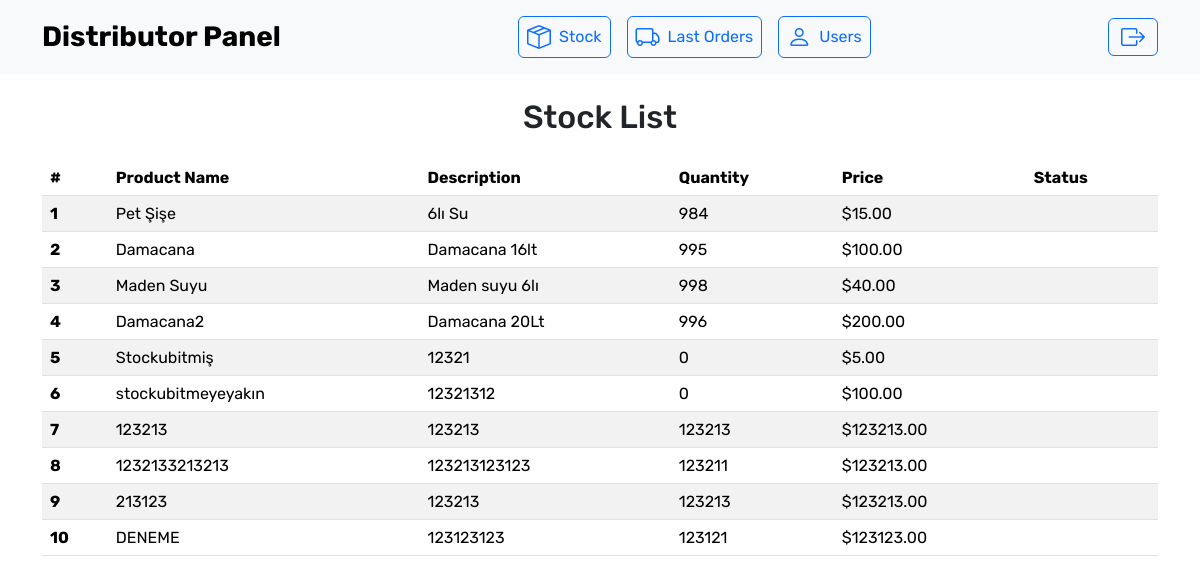
Page /stock/ on the earlier database version.
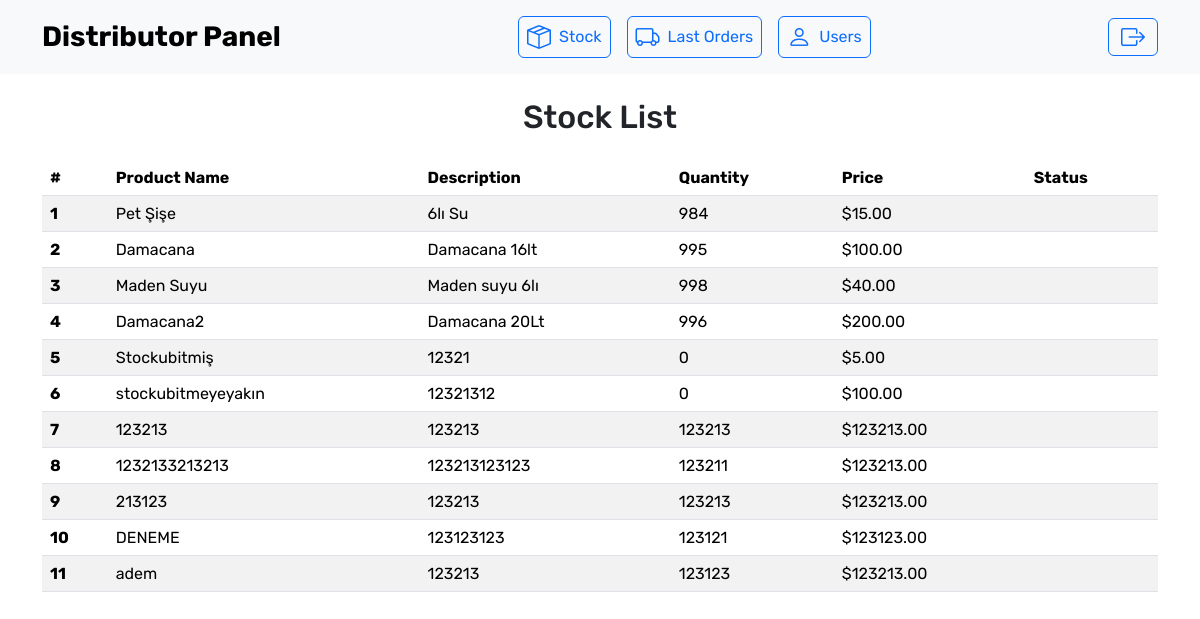
Same page on the later database version.
### waterproject/models.py (models this page shows, shortened)
class Product(models.Model):
    category = models.ForeignKey(Category, on_delete=models.CASCADE, related_name='products')
    name = models.CharField(max_length=100)
    description = models.TextField()
    price = models.DecimalField(max_digits=8, decimal_places=2)
    stock = models.IntegerField(default=0)
    image = models.ImageField(upload_to='products/', null=True, blank=True)

### waterproject/views.py (the view)
# urls.py: path('stock/', stock_list, name='stock_list'),
def stock_list(request):
    products = Product.objects.all()
    return render(request, 'stock_list.html', {'products': products})

### waterproject/templates/stock_list.html (shortened to what this page needs)
{% extends "dashboardbase.html" %}
{% load static %}
{% block content %}
    <body>
    <nav class="navbar navbar-expand-lg navbar-light bg-light">
        <div class="container">
            <a class="navbar-brand fw-bold fs-3" href="{% url 'staff_dashboard' %}">Distributor Panel</a>
            <div class="mx-auto d-flex justify-content-center align-items-center">
                <button class="btn btn-outline-primary m-2 p-2 d-flex align-items-center"
                        onclick="window.location.href='{% url 'stock_list' %}'">
                    <i class="bi bi-box-seam fs-4 me-2"></i>
                    <span class="fs-6">Stock</span>
                </button>
                <button class="btn btn-outline-primary m-2 p-2 d-flex align-items-center"
                        onclick="window.location.href='{% url 'last_orders' %}'">
                    <i class="bi bi-truck fs-4 me-2"></i>
                    <span class="fs-6">Last Orders</span>
                </button>
                <button class="btn btn-outline-primary m-2 p-2 d-flex align-items-center"
                        onclick="window.location.href='{% url 'user_list' %}'">
                    <i class="bi bi-person fs-4 me-2"></i>
                    <span class="fs-6">Users</span>
                </button>
            </div>
            <div class="d-flex align-items-center">
                <form action="{% url 'logout' %}" method="post" class="mb-0 ms-3">
                    <button type="submit" class="btn btn-outline-primary">
                        <i class="bi bi-box-arrow-right"></i>
                    </button>
                </form>
            </div>
        </div>
    </nav>
    <div class="container my-4">
        <h2 class="text-center mb-4">Stock List</h2>
        <table class="table table-striped">
            <thead>
                <tr>
                    <th scope="col">#</th>
                    <th scope="col">Product Name</th>
                    <th scope="col">Description</th>
                    <th scope="col">Quantity</th>
                    <th scope="col">Price</th>
                    <th scope="col">Status</th>
                </tr>
            </thead>
            <tbody>
                {% for product in products %}
                    <tr class="{% if product.status == 'pending' %}bg-warning{% elif product.status == 'complete' %}bg-success text-white{% endif %}">
                        <th scope="row">{{ forloop.counter }}</th>
                        <td>{{ product.name }}</td>
                        <td>{{ product.description }}</td>
                        <td>{{ product.stock }}</td>
                        <td>${{ product.price }}</td>
                        <td>{{ product.status|capfirst }}</td>
                    </tr>
                {% empty %}
                    <tr>
                        <td colspan="6" class="text-center">No products found.</td>
                    </tr>
                {% endfor %}
            </tbody>
        </table>
    </div>
{% endblock %}

Differences in the rows shown:
added Product: name "adem", description "123213", stock "123123", price "123213.00"
